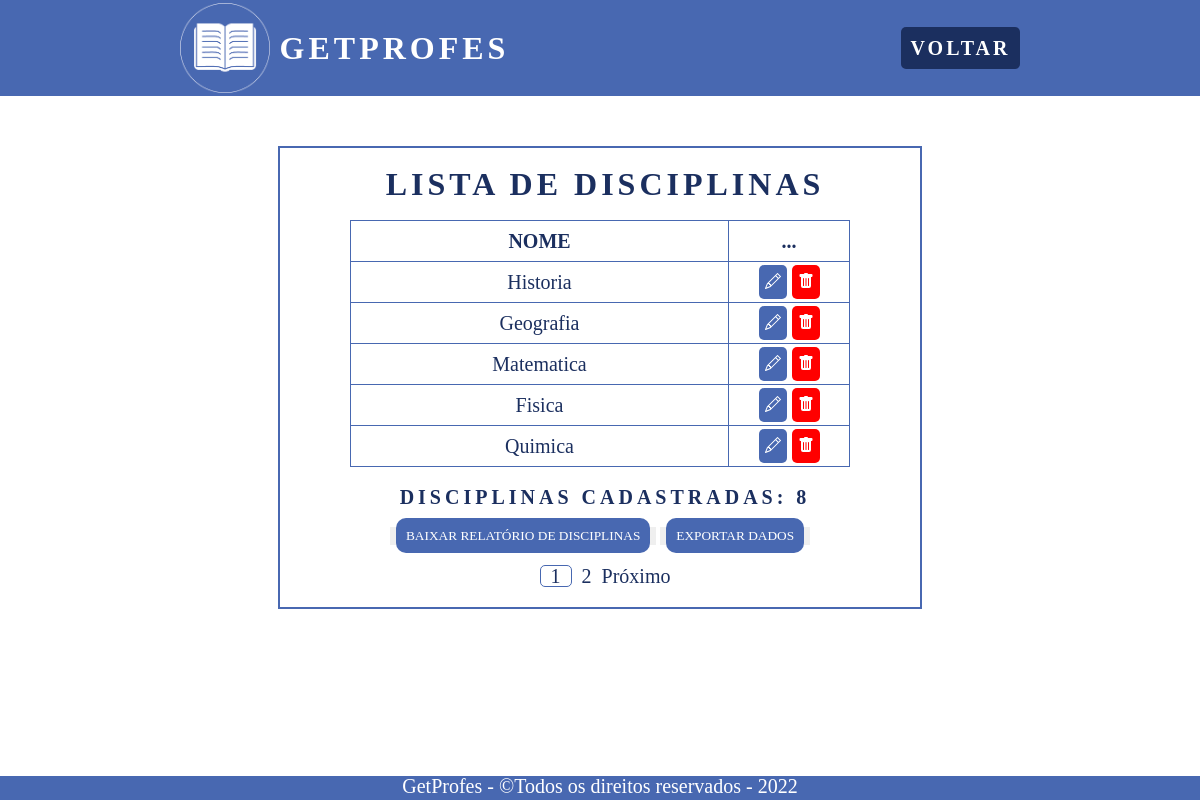
Page /pages/disciplinas/lista-disciplinas.php?pagina=1 (signed in) on the committed database.
### tables this page shows
CREATE TABLE IF NOT EXISTS `disciplinas` (
    `id` int(2) NOT NULL AUTO_INCREMENT,
    `nome` varchar(45) NOT NULL,
    PRIMARY KEY (`id`)
);

### pages/disciplinas/lista-disciplinas.php (the view, shortened to what this page needs)
<?php
include_once '../../connection/config.php';
$query_disciplinas = "SELECT COUNT(id) AS qnt_disciplinas FROM disciplinas";
if (isset($_GET['pagina'])) {
    $pag = $_GET['pagina'];
    $busca = "SELECT * FROM disciplinas";
    $todos = mysqli_query($con, $busca);
    $registros = "5";
    $tr = mysqli_num_rows($todos);
    $tp = ceil($tr / $registros);
    $inicio = ($registros * $pag) - $registros;
    $limite = mysqli_query($con, "$busca LIMIT $inicio, $registros");
    $proximo = $pag + 1;
}
?>
<!DOCTYPE html>
<html lang="pt-br">
<head>
    <link rel="stylesheet" href="../../src/css/reset.css">
    <link rel="stylesheet" href="lista-disciplinas.css">
</head>
<body>
    <header>
        <nav class="menu">
            <div class="logo">
                <img class="logo-img" src="../../src/img/GetProfes-Logo.png" alt="Logo GetProfes">
                <h1>GetProfes</h1>
            </div>
            <ul class="nav-list">
                <li><a href="../sistema/sistema-adm.php" class="voltar">Voltar</a></li>
            </ul>
        </nav>
    </header>
    <section class="sistema">
        <div class="sistema-box">
            <div class="sistema-container">
                <h2>Lista de Disciplinas</h2>
                <div class="table-container">
                    <table class="table">
                        <thead>
                            <tr>
                                <th scope="col">Nome</th>
                                <th scope="col">...</th>
                            </tr>
                        </thead>
                        <tbody>
                            <?php
                            while ($row = mysqli_fetch_assoc($limite)) {
                                echo "<tr>";
                                echo "<td>" . $row["nome"] . "</td>";
                                echo "<td class='btns'>
                                    <a class='btnEditar' href='editar-disciplinas.php?id=$row[id]' title='Editar'>
                            <svg xmlns='http://www.w3.org/2000/svg' width='16' height='16' fill='currentColor' class='bi bi-pencil' viewBox='0 0 16 16'>
                            <path d='M12.146.146a.5.5 0 0 1 .708 0l3 3a.5.5 0 0 1 0 .708l-10 10a.5.5 0 0 1-.168.11l-5 2a.5.5 0 0 1-.65-.65l2-5a.5.5 0 0 1 .11-.168l10-10zM11.207 2.5 13.5 4.793 14.793 3.5 12.5 1.207 11.207 2.5zm1.586 3L10.5 3.207 4 9.707V10h.5a.5.5 0 0 1 .5.5v.5h.5a.5.5 0 0 1 .5.5v.5h.293l6.5-6.5zm-9.761 5.175-.106.106-1.528 3.821 3.821-1.528.106-.106A.5.5 0 0 1 5 12.5V12h-.5a.5.5 0 0 1-.5-.5V11h-.5a.5.5 0 0 1-.468-.325z'/>
                        </svg></a>
                                <a class='btnExcluir' href='delete.php?id=$row[id]' title='Excluir'>
                                    <svg xmlns='http://www.w3.org/2000/svg' width='16' height='16' fill='currentColor' class='bi bi-trash-fill' viewBox='0 0 16 16'>
                                        <path d='M2.5 1a1 1 0 0 0-1 1v1a1 1 0 0 0 1 1H3v9a2 2 0 0 0 2 2h6a2 2 0 0 0 2-2V4h.5a1 1 0 0 0 1-1V2a1 1 0 0 0-1-1H10a1 1 0 0 0-1-1H7a1 1 0 0 0-1 1H2.5zm3 4a.5.5 0 0 1 .5.5v7a.5.5 0 0 1-1 0v-7a.5.5 0 0 1 .5-.5zM8 5a.5.5 0 0 1 .5.5v7a.5.5 0 0 1-1 0v-7A.5.5 0 0 1 8 5zm3 .5v7a.5.5 0 0 1-1 0v-7a.5.5 0 0 1 1 0z'/>
                                    </svg>
                                </a>
                                </td>";
                                echo "</tr>";
                            }
                            ?>
                        </tbody>
                    </table>
                </div>
                <div class="total-container">
                    <?php
                    $result_disciplinas = $con->query($query_disciplinas);
                    $row_disciplinas = mysqli_fetch_assoc($result_disciplinas);
                    ?>
                    <h3>Disciplinas cadastradas: <?php echo $row_disciplinas["qnt_disciplinas"]; ?></h3>
                </div>
                <div class="btn-baixar">
                    <button><a class="btn_relatorio" href="relatorio-disciplinas.php" target="_blank">Baixar relatório de disciplinas</a></button>
                    <button><a class="btn_relatorio" href="exportar.php">Exportar Dados</a></button>
                </div>
                <nav class="paginacao-container">
                    <ul class="pagination">
                        <?php
                        for ($i = 1; $i <= $tp; $i++) {
                            if ($pag == $i) {
                                echo "<li class='page-item active'><a class='page-link' href='?pagina=$i'>$i</a></li>";
                            } else {
                                echo "<li class='page-item'><a class='page-link' href='?pagina=$i'>$i</a></li>";
                            }
                        }
                        ?>
                        <?php
                        if ($pag < $tp) {
                        ?>
                            <li class="page-item">
                                <a class="page-link" href="?pagina=<?= $proximo; ?>" aria-label="Próximo">
                                    <span aria-hidden="true">Próximo</span>
                                </a>
                            </li>
                        <?php } ?>
                    </ul>
                </nav>
            </div>
        </div>
    </section>
    <footer id="footer">
        <div class="footer-rodape">
            <p>GetProfes - &copy;Todos os direitos reservados - 2022</p>
        </div>
    </footer>
</body>
</html>

### pages/disciplinas/lista-disciplinas.css (style rules this page uses)
:root { --bg: #4868B1; --white: #fff; --bg-black: #1b2f5f; --red: #ff0000; --black-red: #660606; }
* { scroll-behavior: smooth; font-family: 'Playfair Display', serif; }
a { text-decoration: none; }
header { margin-bottom: 40px; }
.logo-img { width: 90px; height: auto; }
.logo { display: flex; justify-content: center; align-items: center; }
.logo h1 { font-size: 32px; text-transform: uppercase; letter-spacing: 4px; font-weight: 900; margin-left: 10px; color: var(--white); }
.menu { display: flex; justify-content: space-around; align-items: center; height: 12vh; width: 100vw; background-color: var(--bg); }
.nav-list { list-style: none; display: flex; }
.nav-list li { letter-spacing: 3px; margin-left: 32px; font-size: 20px; }
.nav-list a { color: var(--white); font-weight: bold; text-transform: uppercase; background-color: var(--bg-black); padding: 10px; border-radius: 5px; }
.sistema { display: flex; justify-content: space-around; width: 940px; margin: 0 auto; color: var(--bg-black); align-items: center; }
.sistema-box { display: flex; flex-direction: column; align-items: center; width: 940px; padding: 10px; }
.sistema-container { display: flex; flex-direction: column; align-items: center; border: 2px solid var(--bg); width: 600px; padding: 20px; }
.sistema-container h2 { font-size: 32px; text-transform: uppercase; letter-spacing: 4px; font-weight: 900; margin-left: 10px; color: var(--bg-black); }
.table-container { display: flex; justify-content: center; align-items: center; margin-top: 20px; }
.table { border: 1px solid var(--bg); width: 500px; text-align: center; margin-bottom: 20px; }
.table th { border: 1px solid var(--bg); padding: 10px; font-size: 20px; font-weight: 900; text-transform: uppercase; }
.table td { border: 1px solid var(--bg); padding: 10px; font-size: 20px; }
.btns { width: 100px; }
.btnEditar { background-color: var(--bg); color: var(--white); padding: 6px; border-radius: 5px; }
.btnExcluir { background-color: var(--red); color: var(--white); padding: 6px; border-radius: 5px; }
.total-container { display: flex; flex-direction: column; margin-bottom: 20px; }
.total-container h3 { font-size: 20px; text-transform: uppercase; letter-spacing: 4px; font-weight: 900; margin-left: 10px; color: var(--bg-black); }
.btn_relatorio { color: var(--white); background-color: var(--bg); border-radius: 10px; padding: 10px; text-transform: uppercase; transform: all 0.3s ease-in-out; }
button { border: none; }
.paginacao-container { display: flex; justify-content: center; align-items: center; }
.pagination { display: flex; justify-content: center; align-items: center; margin-top: 20px; }
.page-item { display: flex; justify-content: center; align-items: center; margin-left: 10px; }
.page-link { color: var(--bg-black); font-size: 20px; text-decoration: none; }
.active { border: 1px solid var(--bg); border-radius: 5px; width: 30px; }
#footer { position: absolute; bottom: 0; height: 3vh; width: 100vw; background-color: var(--bg); }
.footer-rodape { text-align: center; font-size: 20px; color: var(--white); }

### rows in the picture
disciplinas: nome "Historia"
disciplinas: nome "Geografia"
disciplinas: nome "Matematica"
disciplinas: nome "Fisica"
disciplinas: nome "Quimica"

### other values in the picture
$row_disciplinas["qnt_disciplinas"] "8"
